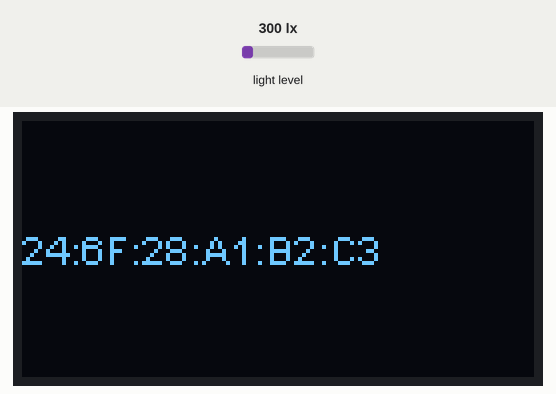
Simulated run of this sketch. Board: ESP8266 (NodeMCU). Parts: 128×64 one-colour display. The test bench sets the inputs (shaded band); at power-on: light level 300 lx. A WiFi scan finds three made-up networks; what the sketch prints to the serial monitor is not drawn.

Above: at 6.2 s.

The sketch:

WiFiScanMac_display.ino
```cpp
/*
 *  This sketch demonstrates how to scan WiFi networks.
 *  The API is almost the same as with the WiFi Shield library,
 *  the most obvious difference being the different file you need to include:
 */
#include <Arduino.h>
#include <ESP8266WiFi.h>
#include <ESP8266WiFiMulti.h>
#include <ESP8266HTTPClient.h>

#include <Wire.h>
#include <BH1750.h>

#include "SSD1306.h" // alias for `#include "SSD1306Wire.h"`
//SSD1306  display(0x3c, 4, 5);   //display(I2C address, SDA, SCL)
SSD1306  display(0x3c, 0, 2);   //display(I2C address, SDA, SCL)

BH1750 lightMeter;

#define USE_SERIAL Serial

void setup() {

    // Wire.begin(4,5); // esp8266-12
    Wire.begin(0,2); // esp8266-01
    USE_SERIAL.begin(115200);
    // USE_SERIAL.setDebugOutput(true);

    USE_SERIAL.println();
    USE_SERIAL.println();
    USE_SERIAL.println();

    for(uint8_t t = 4; t > 0; t--) {
        USE_SERIAL.printf("[SETUP] WAIT %d...\n", t);
        USE_SERIAL.flush();
        delay(1000);
    }

  display.init();  // Initialising the UI will init the display too.
  display.flipScreenVertically();   // up side down or straight
  display.setFont(ArialMT_Plain_10);  //default font. Create more fonts at http://oleddisplay.squix.ch/

  // Set WiFi to station mode and disconnect from an AP if it was previously connected
  WiFi.mode(WIFI_STA);
  WiFi.disconnect();

  lightMeter.begin();

  delay(100);

  USE_SERIAL.println("Setup done");
}

void loop() {
  USE_SERIAL.println("scan start");
  USE_SERIAL.println("MAC: ");
  USE_SERIAL.println(WiFi.macAddress());

  // WiFi.scanNetworks will return the number of networks found
  int n = WiFi.scanNetworks();
  USE_SERIAL.println("scan done");
  if (n == 0)
    USE_SERIAL.println("no networks found");
  else
  {
    USE_SERIAL.print(n);
    USE_SERIAL.println(" networks found");
    for (int i = 0; i < n; ++i)
    {
      // Print SSID and RSSI for each network found
      USE_SERIAL.print(i + 1);
      USE_SERIAL.print(": ");
      USE_SERIAL.print(WiFi.SSID(i));
      USE_SERIAL.print(" (");
      USE_SERIAL.print(WiFi.RSSI(i));
      USE_SERIAL.print(")");
      USE_SERIAL.println((WiFi.encryptionType(i) == ENC_TYPE_NONE)?" ":"*");
      delay(10);
    }
  }
  USE_SERIAL.println("");


  display.clear();    // clear the display

  display.setFont(ArialMT_Plain_10);    // change font
  display.drawString(0, 26, WiFi.macAddress());   // draw string (column(0-127), row(0-63, "string")

  display.display();  //display all you have in display memory


  uint16_t lux = lightMeter.readLightLevel();
  USE_SERIAL.print("Light: ");
  USE_SERIAL.print(lux);
  USE_SERIAL.println(" lx");


  // Wait a bit before scanning again
  delay(5000);
}
```
